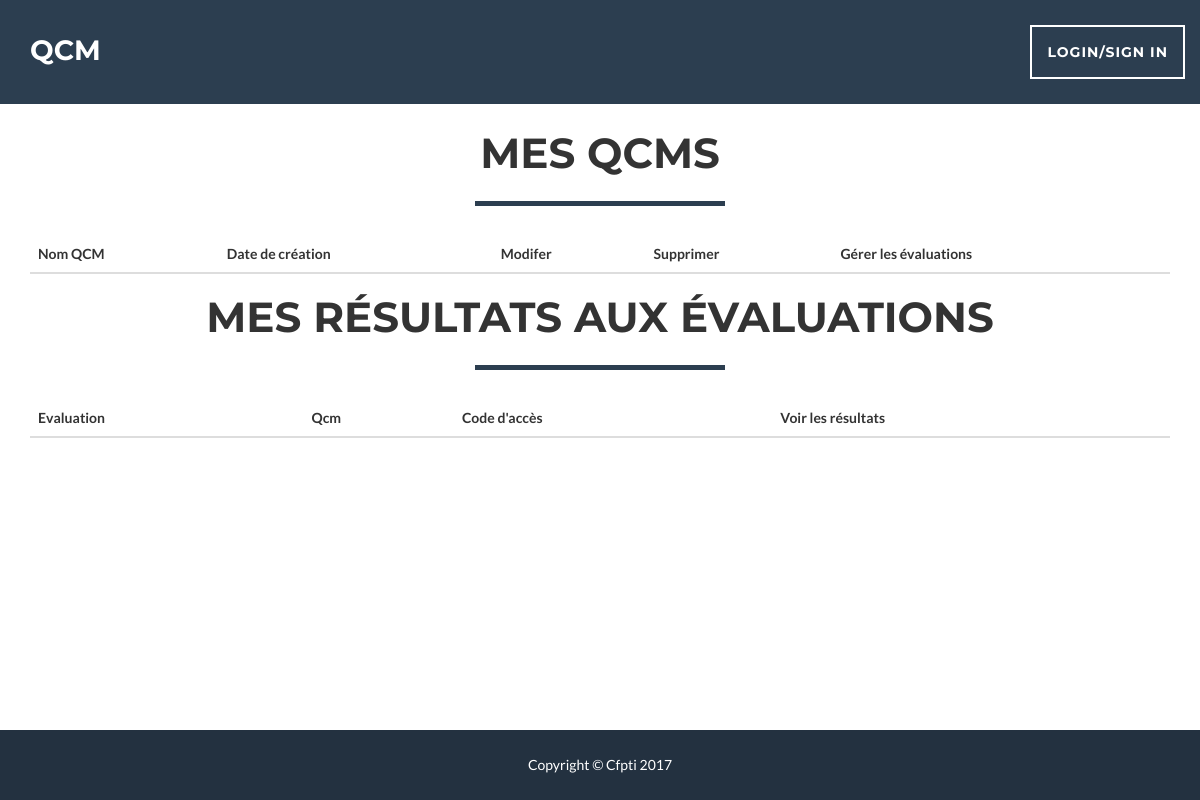
Before: /main.php with the older database file.
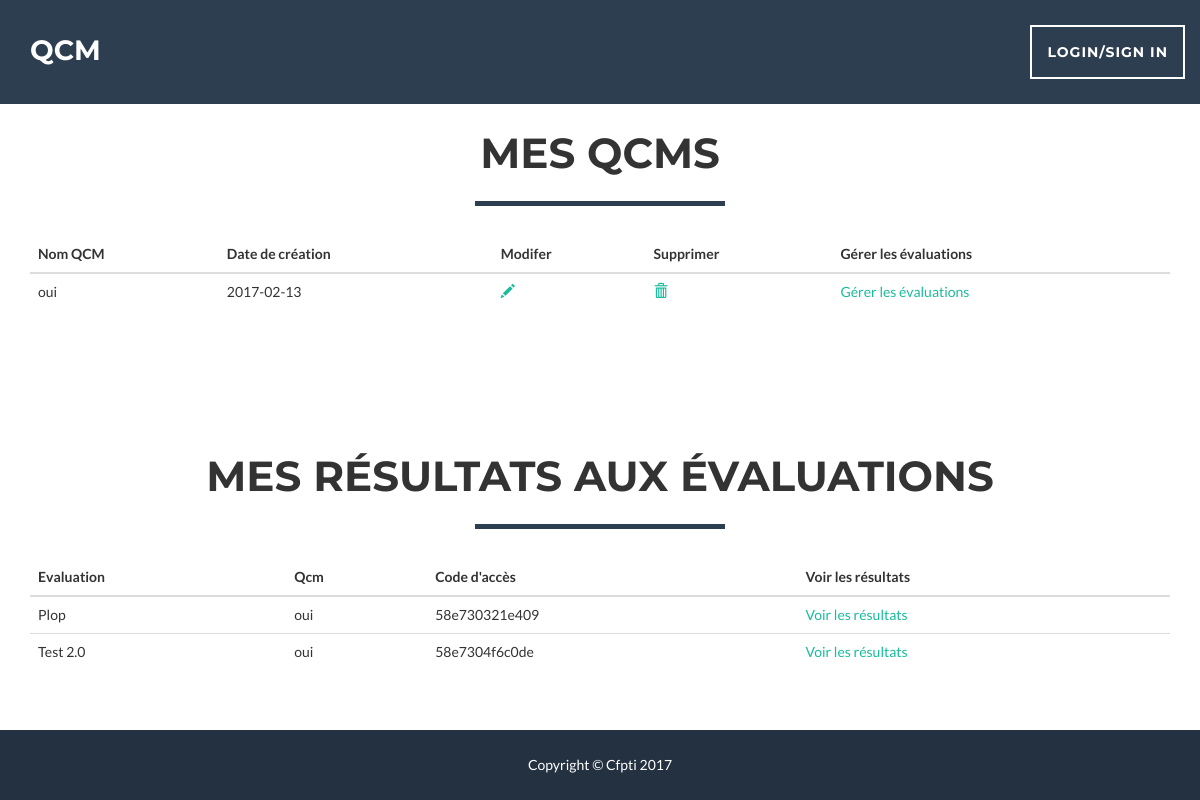
After: the same page with the newer database file.
### tables this page shows
CREATE TABLE `qcm` (
  `id_qcm` int(11) NOT NULL,
  `name` varchar(100) NOT NULL,
  `creation_date` date NOT NULL,
  `id_creator` int(11) NOT NULL
);

CREATE TABLE `evaluation` (
  `id_evaluation` int(11) NOT NULL,
  `name` varchar(50) NOT NULL,
  `access_code` varchar(50) NOT NULL,
  `id_qcm` int(11) NOT NULL,
  `id_creator` int(11) NOT NULL
);

### qcmDao.inc.php (called while the page is built, shortened)
<?php
class QcmPdo{
    public static function GetPdo(){
        try {
            if (!isset($dbPdo)) {
                $dbc = new PDO("mysql:host=" . DB_HOST . ";dbname=" . DB_NAME , DB_USER, DB_PWD, array(
                PDO::MYSQL_ATTR_INIT_COMMAND => 'SET NAMES utf8',
                PDO::ATTR_PERSISTENT => true));
            }
        } catch (PDOException $e) {
            print "Erreur !: " . $e->getMessage() . "<br/>";
            die();
        }
        return $dbc;
    }
}
class QcmDao {
    public static function GetQcmById($idQcm){
        $req = "SELECT id_qcm, name, creation_date FROM qcm WHERE id_qcm = :id";
        $sql = QcmPdo::GetPdo()->prepare($req);
        $sql->bindParam(':id', $idQcm);
        $sql->execute();
        return $sql->fetchAll(PDO::FETCH_ASSOC)[0];
    }
    public static function GetQcmByIdCreator($idUser){
        $req = "SELECT qcm.* FROM qcm, user WHERE user.id_user = qcm.id_creator AND qcm.id_creator = :id";
        $sql = QcmPdo::GetPdo()->prepare($req);
        $sql->bindParam(':id', $idUser);
        $sql->execute();
        return $sql->fetchAll(PDO::FETCH_ASSOC);
    }
}
class EvaluationDao{
	public static function GetEvaluationByIduser($idUser){
        $req = "SELECT id_evaluation, name, access_code, id_qcm, id_creator FROM evaluation JOIN evaluation_has_user USING(id_evaluation) WHERE id_user = :idUser";
        $sql = QcmPdo::GetPdo()->prepare($req);
        $sql->bindParam(':idUser', $idUser);
        $sql->execute();
        return $sql->fetchAll(PDO::FETCH_ASSOC);
    }
}

### main.php (the view, shortened to what the changed rows need)
<!DOCTYPE html>
<html>
    <head>
        <link href="TemplateQCM/vendor/bootstrap/css/bootstrap.min.css" rel="stylesheet">
        <link href="TemplateQCM/css/freelancer.min.css" rel="stylesheet">
        <link href="TemplateQCM/vendor/font-awesome/css/font-awesome.min.css" rel="stylesheet" type="text/css">
        <link rel="stylesheet" href="TemplateQCM/css/style.css" type="text/css">
    </head>
    <body id="page-top" class="index">
    <section id="portfolio">
        <div class="container">
            <div class="row">
                <div class="col-lg-12 text-center">
                    <h2>Mes QCMs</h2>
                    <table class="table table-hover table-fixed">
                        <thead>
                            <th>Nom QCM</th>
                            <th>Date de création</th>
                            <th>Modifer</th>
                            <th>Supprimer</th>
                            <th>Gérer les évaluations</th>
                        </thead>
                        <?php
                            require_once("qcmDao.inc.php");
                            foreach(QcmDao::GetQcmByIdCreator(2) as $qcm)
                                 echo '<tr><td>' . $qcm['name'] . '</td><td>' . $qcm['creation_date'] . '</td><td><a href="modifyQcm.php?id=' . $qcm['id_qcm'] . '"><span class="glyphicon glyphicon-pencil" aria-hidden="true"></span></a></td><td><a onclick="return myDelete(' . $qcm['id_qcm'] . ')" href=""><span class="glyphicon glyphicon-trash" aria-hidden="true"></span></a></td><td><a href="manageEval.php?id='. $qcm['id_qcm'] . '">Gérer les évaluations</a></td></tr>';
                        ?>
                    </table>
                </div>
            </div>
            <div class="row">
                <div class="col-lg-12 text-center">
                    <h2>Mes résultats aux évaluations</h2>
                    <table class="table table-hover">
                        <thead>
                            <tr>
                                <th>Evaluation</th>
                                <th>Qcm</th>
                                <th>Code d'accès</th>
                                <th>Voir les résultats</th>
                            </tr>
                        </thead>
                        <tbody>
                            <?php
                                $idUser = 2;
                                $evaluations = EvaluationDao::GetEvaluationByIdUser($idUser);
                                for($i = 0; $i < count($evaluations); $i++)
                                    $evaluations[$i]['qcmName'] = QcmDao::GetQcmById($evaluations[$i]['id_qcm'])['name'];
                                $toDisplay = '';
                                foreach($evaluations as $eval){
                                    $toDisplay .= '<tr>';
                                    $toDisplay .= '<td>' . $eval['name'] . '</td>';
                                    $toDisplay .= '<td>' . $eval['qcmName'] . '</td>';
                                    $toDisplay .= '<td>' . $eval['access_code'] . '</td>';
                                    $toDisplay .= '<td><a href="evalResult.php?idQcm=' . $eval['id_qcm'] . '" alt="Voir les résultats">Voir les résultats</a>';
                                    $toDisplay .= '</tr>';
                                }
                                echo $toDisplay;
                             ?>
                        </tbody>
                    </table>
                </div>
            </div>
        </div>
    </section>
</body>
</html>

Changed rows visible on the page:
now on this page (row edited): qcm: name "oui", creation_date "2017-02-13"
added evaluation: name "Plop", qcmName "oui", access_code "58e730321e409"
added evaluation: name "Test 2.0", qcmName "oui", access_code "58e7304f6c0de"
